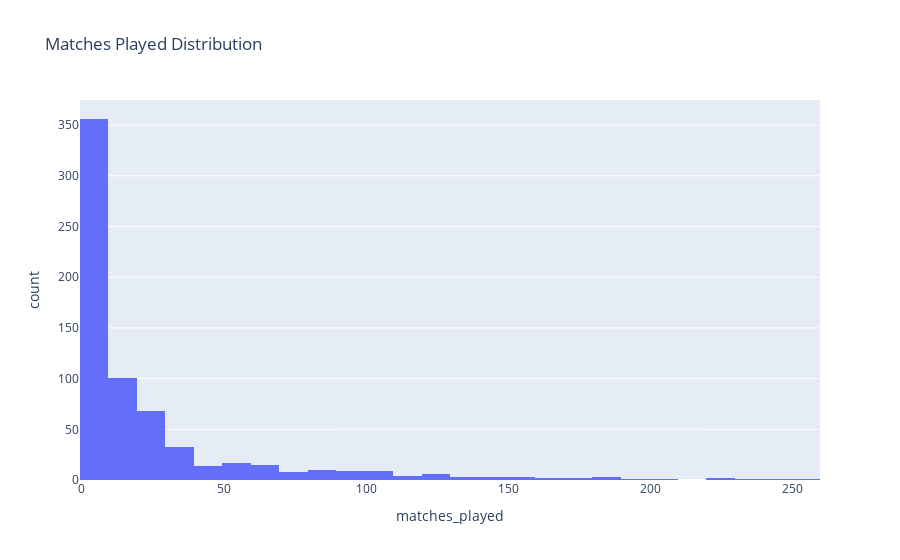

Notebook code for this chart:
### Code cell
player_match_count = (
    batsman_match_runs.groupby("batter")["match_id"]
    .count()
    .reset_index(name="matches_played")
)

px.histogram(
    player_match_count,
    x="matches_played",
    nbins=50,
    title="Matches Played Distribution"
).show()

### Figure 1 — Plotly figure (JSON) as saved in the notebook; plotly's stock layout.template omitted (floating-point values rounded to 4 significant figures; data arrays with more than 128 entries replaced by an {"elided": "..."} marker saying what was removed)
{"data": [{"bingroup": "x", "hovertemplate": "matches_played=%{x}<br>count=%{y}<extra></extra>", "legendgroup": "", "marker": {"color": "#636efa", "pattern": {"shape": ""}}, "name": "", "nbinsx": 50, "orientation": "v", "showlegend": false, "type": "histogram", "x": {"elided": "673 int values"}, "xaxis": "x", "yaxis": "y"}], "layout": {"barmode": "relative", "legend": {"tracegroupgap": 0}, "title": {"text": "Matches Played Distribution"}, "xaxis": {"anchor": "y", "domain": [0, 1], "title": {"text": "matches_played"}}, "yaxis": {"anchor": "x", "domain": [0, 1], "title": {"text": "count"}}}}
